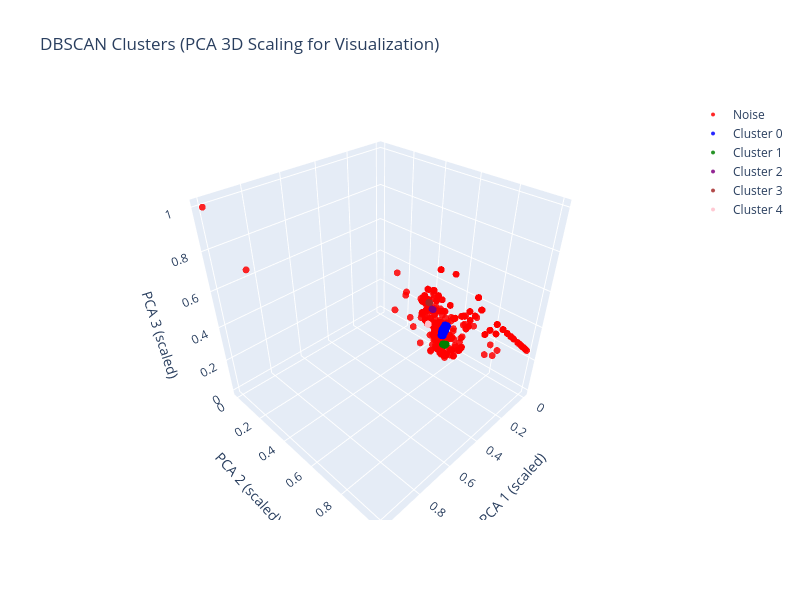

Write notebook code for a chart like this one.
### Markdown cell above
## 4.6 PCA 3D Visualization of Level 1 Clusters

To visually inspect the separation of Level 1 DBSCAN clusters, we project the scaled
data into 3 PCA components.
Before plotting, the components are normalized with `MinMaxScaler` to improve visual
balance in the 3D space.

Each point represents a session, and the color corresponds to its DBSCAN cluster
(`-1` = noise). This plot helps verify whether dense bot clusters appear compact and
whether noise or sparse behaviors are more scattered.

### Code cell
# ==========================
# 1.1) SCALING PCA FOR VISUALIZATION ONLY
# ==========================
scaler_vis = MinMaxScaler()
X_pca_vis = scaler_vis.fit_transform(X_pca)

# ==========================
# 2) Prepare clusters
# ==========================
clusters = df_reduced['cluster'].values
unique_clusters = np.unique(clusters)

# ==========================
# 3) Create interactive figure
# ==========================
fig = go.Figure()
colors = ['red', 'blue', 'green', 'purple', 'brown',
          'pink', 'gray', 'cyan', 'magenta']

for i, cluster in enumerate(unique_clusters):
    cluster_mask = clusters == cluster
    label = f"Cluster {cluster}" if cluster != -1 else "Noise"

    fig.add_trace(go.Scatter3d(
        x=X_pca_vis[cluster_mask, 0],
        y=X_pca_vis[cluster_mask, 1],
        z=X_pca_vis[cluster_mask, 2],
        mode='markers',
        marker=dict(
            size=4,
            color=colors[i % len(colors)],
            opacity=0.85
        ),
        name=label
    ))

# ==========================
# 4) Layout
# ==========================
fig.update_layout(
    title="DBSCAN Clusters (PCA 3D Scaling for Visualization)",
    scene=dict(
        xaxis_title='PCA 1 (scaled)',
        yaxis_title='PCA 2 (scaled)',
        zaxis_title='PCA 3 (scaled)'
    ),
    width=800,
    height=600
)

# ==========================
# 5) Show figure
# ==========================
fig.show()

### Figure 1 — Plotly figure (JSON) as saved in the notebook; plotly's stock layout.template omitted (floating-point values rounded to 4 significant figures; data arrays with more than 128 entries replaced by an {"elided": "..."} marker saying what was removed)
{"data": [{"marker": {"color": "red", "opacity": 0.85, "size": 4}, "mode": "markers", "name": "Noise", "type": "scatter3d", "x": {"elided": "3452 float values"}, "y": {"elided": "3452 float values"}, "z": {"elided": "3452 float values"}}, {"marker": {"color": "blue", "opacity": 0.85, "size": 4}, "mode": "markers", "name": "Cluster 0", "type": "scatter3d", "x": {"elided": "10322 float values"}, "y": {"elided": "10322 float values"}, "z": {"elided": "10322 float values"}}, {"marker": {"color": "green", "opacity": 0.85, "size": 4}, "mode": "markers", "name": "Cluster 1", "type": "scatter3d", "x": {"elided": "5126 float values"}, "y": {"elided": "5126 float values"}, "z": {"elided": "5126 float values"}}, {"marker": {"color": "purple", "opacity": 0.85, "size": 4}, "mode": "markers", "name": "Cluster 2", "type": "scatter3d", "x": {"elided": "716 float values"}, "y": {"elided": "716 float values"}, "z": {"elided": "716 float values"}}, {"marker": {"color": "brown", "opacity": 0.85, "size": 4}, "mode": "markers", "name": "Cluster 3", "type": "scatter3d", "x": {"elided": "384 float values"}, "y": {"elided": "384 float values"}, "z": {"elided": "384 float values"}}, {"marker": {"color": "pink", "opacity": 0.85, "size": 4}, "mode": "markers", "name": "Cluster 4", "type": "scatter3d", "x": {"elided": "386 float values"}, "y": {"elided": "386 float values"}, "z": {"elided": "386 float values"}}], "layout": {"height": 600, "scene": {"xaxis": {"title": {"text": "PCA 1 (scaled)"}}, "yaxis": {"title": {"text": "PCA 2 (scaled)"}}, "zaxis": {"title": {"text": "PCA 3 (scaled)"}}}, "title": {"text": "DBSCAN Clusters (PCA 3D Scaling for Visualization)"}, "width": 800}}
